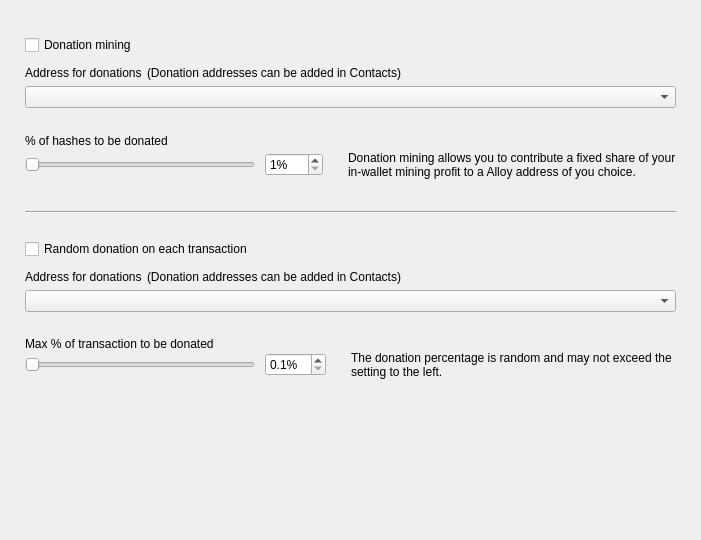
<?xml version="1.0" encoding="UTF-8"?>
<ui version="4.0">
 <class>DonationOptionsFrame</class>
 <widget class="QFrame" name="DonationOptionsFrame">
  <property name="geometry">
   <rect>
    <x>0</x>
    <y>0</y>
    <width>701</width>
    <height>540</height>
   </rect>
  </property>
  <property name="windowTitle">
   <string>Frame</string>
  </property>
  <property name="frameShape">
   <enum>QFrame::NoFrame</enum>
  </property>
  <property name="frameShadow">
   <enum>QFrame::Raised</enum>
  </property>
  <layout class="QVBoxLayout" name="verticalLayout">
   <property name="spacing">
    <number>10</number>
   </property>
   <property name="leftMargin">
    <number>25</number>
   </property>
   <property name="topMargin">
    <number>35</number>
   </property>
   <property name="rightMargin">
    <number>25</number>
   </property>
   <property name="bottomMargin">
    <number>0</number>
   </property>
   <item>
    <widget class="QCheckBox" name="m_enableDonationMiningCheck">
     <property name="text">
      <string>Donation mining</string>
     </property>
    </widget>
   </item>
   <item>
    <widget class="QFrame" name="m_donationMiningFrame">
     <property name="frameShape">
      <enum>QFrame::NoFrame</enum>
     </property>
     <property name="frameShadow">
      <enum>QFrame::Raised</enum>
     </property>
     <layout class="QGridLayout" name="gridLayout" columnstretch="1,0,0,1">
      <property name="leftMargin">
       <number>0</number>
      </property>
      <property name="topMargin">
       <number>0</number>
      </property>
      <property name="rightMargin">
       <number>0</number>
      </property>
      <property name="bottomMargin">
       <number>0</number>
      </property>
      <property name="horizontalSpacing">
       <number>10</number>
      </property>
      <property name="verticalSpacing">
       <number>0</number>
      </property>
      <item row="2" column="0" colspan="4">
       <widget class="QComboBox" name="m_donationMiningAddressCombo"/>
      </item>
      <item row="3" column="0" colspan="4">
       <spacer name="verticalSpacer_2">
        <property name="orientation">
         <enum>Qt::Vertical</enum>
        </property>
        <property name="sizeType">
         <enum>QSizePolicy::Fixed</enum>
        </property>
        <property name="sizeHint" stdset="0">
         <size>
          <width>20</width>
          <height>25</height>
         </size>
        </property>
       </spacer>
      </item>
      <item row="4" column="0" colspan="4">
       <widget class="WalletGui::WalletNormalBlackTextLabel" name="label_2">
        <property name="minimumSize">
         <size>
          <width>0</width>
          <height>16</height>
         </size>
        </property>
        <property name="text">
         <string>% of hashes to be donated</string>
        </property>
        <property name="indent">
         <number>0</number>
        </property>
       </widget>
      </item>
      <item row="5" column="1">
       <widget class="QSpinBox" name="m_donationMiningAmountSpin">
        <property name="suffix">
         <string>%</string>
        </property>
        <property name="minimum">
         <number>1</number>
        </property>
        <property name="maximum">
         <number>100</number>
        </property>
       </widget>
      </item>
      <item row="5" column="0">
       <widget class="QSlider" name="m_donationMiningAmountSlider">
        <property name="maximumSize">
         <size>
          <width>230</width>
          <height>16777215</height>
         </size>
        </property>
        <property name="minimum">
         <number>1</number>
        </property>
        <property name="maximum">
         <number>100</number>
        </property>
        <property name="orientation">
         <enum>Qt::Horizontal</enum>
        </property>
       </widget>
      </item>
      <item row="5" column="2">
       <spacer name="horizontalSpacer">
        <property name="orientation">
         <enum>Qt::Horizontal</enum>
        </property>
        <property name="sizeType">
         <enum>QSizePolicy::Fixed</enum>
        </property>
        <property name="sizeHint" stdset="0">
         <size>
          <width>5</width>
          <height>20</height>
         </size>
        </property>
       </spacer>
      </item>
      <item row="5" column="3" alignment="Qt::AlignVCenter">
       <widget class="WalletGui::WalletSmallGrayTextLabel" name="m_donationMiningCommentLabel">
        <property name="minimumSize">
         <size>
          <width>0</width>
          <height>32</height>
         </size>
        </property>
        <property name="text">
         <string>Donation mining allows you to contribute a fixed share of your in-wallet mining profit to a Alloy address of you choice.</string>
        </property>
        <property name="wordWrap">
         <bool>true</bool>
        </property>
        <property name="indent">
         <number>0</number>
        </property>
       </widget>
      </item>
      <item row="1" column="0" colspan="4">
       <spacer name="verticalSpacer_6">
        <property name="orientation">
         <enum>Qt::Vertical</enum>
        </property>
        <property name="sizeType">
         <enum>QSizePolicy::Fixed</enum>
        </property>
        <property name="sizeHint" stdset="0">
         <size>
          <width>20</width>
          <height>5</height>
         </size>
        </property>
       </spacer>
      </item>
      <item row="0" column="0" colspan="4">
       <layout class="QHBoxLayout" name="horizontalLayout" stretch="0,1">
        <property name="spacing">
         <number>5</number>
        </property>
        <property name="leftMargin">
         <number>0</number>
        </property>
        <item>
         <widget class="WalletGui::WalletNormalBlackTextLabel" name="label">
          <property name="minimumSize">
           <size>
            <width>0</width>
            <height>16</height>
           </size>
          </property>
          <property name="text">
           <string>Address for donations</string>
          </property>
          <property name="indent">
           <number>0</number>
          </property>
         </widget>
        </item>
        <item>
         <widget class="WalletGui::WalletSmallGrayTextLabel" name="label_5">
          <property name="text">
           <string>(Donation addresses can be added in Contacts)</string>
          </property>
         </widget>
        </item>
       </layout>
      </item>
     </layout>
    </widget>
   </item>
   <item>
    <spacer name="verticalSpacer_3">
     <property name="orientation">
      <enum>Qt::Vertical</enum>
     </property>
     <property name="sizeType">
      <enum>QSizePolicy::Fixed</enum>
     </property>
     <property name="sizeHint" stdset="0">
      <size>
       <width>20</width>
       <height>20</height>
      </size>
     </property>
    </spacer>
   </item>
   <item>
    <widget class="Line" name="line">
     <property name="frameShadow">
      <enum>QFrame::Sunken</enum>
     </property>
     <property name="orientation">
      <enum>Qt::Horizontal</enum>
     </property>
    </widget>
   </item>
   <item>
    <spacer name="verticalSpacer_4">
     <property name="orientation">
      <enum>Qt::Vertical</enum>
     </property>
     <property name="sizeType">
      <enum>QSizePolicy::Fixed</enum>
     </property>
     <property name="sizeHint" stdset="0">
      <size>
       <width>20</width>
       <height>15</height>
      </size>
     </property>
    </spacer>
   </item>
   <item>
    <widget class="QCheckBox" name="m_enableDonationChangeCheck">
     <property name="text">
      <string>Random donation on each transaction</string>
     </property>
    </widget>
   </item>
   <item>
    <widget class="QFrame" name="m_donationChangeFrame">
     <property name="frameShape">
      <enum>QFrame::NoFrame</enum>
     </property>
     <property name="frameShadow">
      <enum>QFrame::Raised</enum>
     </property>
     <layout class="QGridLayout" name="gridLayout_2" columnstretch="1,0,0,1">
      <property name="leftMargin">
       <number>0</number>
      </property>
      <property name="topMargin">
       <number>0</number>
      </property>
      <property name="rightMargin">
       <number>0</number>
      </property>
      <property name="bottomMargin">
       <number>0</number>
      </property>
      <property name="horizontalSpacing">
       <number>10</number>
      </property>
      <property name="verticalSpacing">
       <number>0</number>
      </property>
      <item row="3" column="0" colspan="4">
       <spacer name="verticalSpacer_5">
        <property name="orientation">
         <enum>Qt::Vertical</enum>
        </property>
        <property name="sizeType">
         <enum>QSizePolicy::Fixed</enum>
        </property>
        <property name="sizeHint" stdset="0">
         <size>
          <width>20</width>
          <height>25</height>
         </size>
        </property>
       </spacer>
      </item>
      <item row="4" column="0" colspan="4">
       <widget class="WalletGui::WalletNormalBlackTextLabel" name="label_3">
        <property name="text">
         <string>Max % of transaction to be donated</string>
        </property>
        <property name="indent">
         <number>0</number>
        </property>
       </widget>
      </item>
      <item row="5" column="0">
       <widget class="QSlider" name="m_donationChangeAmountSlider">
        <property name="maximumSize">
         <size>
          <width>230</width>
          <height>16777215</height>
         </size>
        </property>
        <property name="minimum">
         <number>1</number>
        </property>
        <property name="maximum">
         <number>100</number>
        </property>
        <property name="orientation">
         <enum>Qt::Horizontal</enum>
        </property>
       </widget>
      </item>
      <item row="2" column="0" colspan="4">
       <widget class="QComboBox" name="m_donationChangeAddressCombo"/>
      </item>
      <item row="5" column="3" alignment="Qt::AlignVCenter">
       <widget class="WalletGui::WalletSmallGrayTextLabel" name="m_donationChangeCommentLabel">
        <property name="text">
         <string>The donation percentage is random and may not exceed the setting to the left.</string>
        </property>
        <property name="wordWrap">
         <bool>true</bool>
        </property>
        <property name="indent">
         <number>0</number>
        </property>
       </widget>
      </item>
      <item row="5" column="1">
       <widget class="QDoubleSpinBox" name="m_donationChangeAmountSpin">
        <property name="suffix">
         <string>%</string>
        </property>
        <property name="decimals">
         <number>1</number>
        </property>
        <property name="minimum">
         <double>0.100000000000000</double>
        </property>
        <property name="maximum">
         <double>10.000000000000000</double>
        </property>
        <property name="singleStep">
         <double>0.100000000000000</double>
        </property>
       </widget>
      </item>
      <item row="5" column="2">
       <spacer name="horizontalSpacer_2">
        <property name="orientation">
         <enum>Qt::Horizontal</enum>
        </property>
        <property name="sizeType">
         <enum>QSizePolicy::Fixed</enum>
        </property>
        <property name="sizeHint" stdset="0">
         <size>
          <width>5</width>
          <height>20</height>
         </size>
        </property>
       </spacer>
      </item>
      <item row="1" column="0" colspan="4">
       <spacer name="verticalSpacer_7">
        <property name="orientation">
         <enum>Qt::Vertical</enum>
        </property>
        <property name="sizeType">
         <enum>QSizePolicy::Fixed</enum>
        </property>
        <property name="sizeHint" stdset="0">
         <size>
          <width>20</width>
          <height>5</height>
         </size>
        </property>
       </spacer>
      </item>
      <item row="0" column="0" colspan="4">
       <layout class="QHBoxLayout" name="horizontalLayout_2" stretch="0,1">
        <property name="spacing">
         <number>5</number>
        </property>
        <property name="leftMargin">
         <number>0</number>
        </property>
        <item>
         <widget class="WalletGui::WalletNormalBlackTextLabel" name="label_4">
          <property name="minimumSize">
           <size>
            <width>0</width>
            <height>16</height>
           </size>
          </property>
          <property name="text">
           <string>Address for donations</string>
          </property>
          <property name="indent">
           <number>0</number>
          </property>
         </widget>
        </item>
        <item>
         <widget class="WalletGui::WalletSmallGrayTextLabel" name="label_6">
          <property name="text">
           <string>(Donation addresses can be added in Contacts)</string>
          </property>
         </widget>
        </item>
       </layout>
      </item>
     </layout>
    </widget>
   </item>
   <item>
    <spacer name="verticalSpacer">
     <property name="orientation">
      <enum>Qt::Vertical</enum>
     </property>
     <property name="sizeType">
      <enum>QSizePolicy::Expanding</enum>
     </property>
     <property name="sizeHint" stdset="0">
      <size>
       <width>20</width>
       <height>10</height>
      </size>
     </property>
    </spacer>
   </item>
  </layout>
 </widget>
 <customwidgets>
  <customwidget>
   <class>WalletGui::WalletSmallGrayTextLabel</class>
   <extends>QLabel</extends>
   <header>Gui/Common/WalletTextLabel.h</header>
  </customwidget>
  <customwidget>
   <class>WalletGui::WalletNormalBlackTextLabel</class>
   <extends>QLabel</extends>
   <header>Gui/Common/WalletTextLabel.h</header>
  </customwidget>
 </customwidgets>
 <resources/>
 <connections>
  <connection>
   <sender>m_enableDonationMiningCheck</sender>
   <signal>toggled(bool)</signal>
   <receiver>m_donationMiningFrame</receiver>
   <slot>setEnabled(bool)</slot>
   <hints>
    <hint type="sourcelabel">
     <x>353</x>
     <y>41</y>
    </hint>
    <hint type="destinationlabel">
     <x>350</x>
     <y>115</y>
    </hint>
   </hints>
  </connection>
  <connection>
   <sender>m_donationMiningAmountSlider</sender>
   <signal>valueChanged(int)</signal>
   <receiver>DonationOptionsFrame</receiver>
   <slot>donationMiningAmountChanged(int)</slot>
   <hints>
    <hint type="sourcelabel">
     <x>187</x>
     <y>155</y>
    </hint>
    <hint type="destinationlabel">
     <x>350</x>
     <y>269</y>
    </hint>
   </hints>
  </connection>
  <connection>
   <sender>m_donationMiningAmountSpin</sender>
   <signal>valueChanged(int)</signal>
   <receiver>DonationOptionsFrame</receiver>
   <slot>donationMiningAmountChanged(int)</slot>
   <hints>
    <hint type="sourcelabel">
     <x>391</x>
     <y>155</y>
    </hint>
    <hint type="destinationlabel">
     <x>350</x>
     <y>269</y>
    </hint>
   </hints>
  </connection>
  <connection>
   <sender>m_enableDonationChangeCheck</sender>
   <signal>toggled(bool)</signal>
   <receiver>m_donationChangeFrame</receiver>
   <slot>setEnabled(bool)</slot>
   <hints>
    <hint type="sourcelabel">
     <x>353</x>
     <y>237</y>
    </hint>
    <hint type="destinationlabel">
     <x>350</x>
     <y>328</y>
    </hint>
   </hints>
  </connection>
  <connection>
   <sender>m_donationChangeAmountSlider</sender>
   <signal>valueChanged(int)</signal>
   <receiver>DonationOptionsFrame</receiver>
   <slot>donationChangeAmountChanged(int)</slot>
   <hints>
    <hint type="sourcelabel">
     <x>187</x>
     <y>385</y>
    </hint>
    <hint type="destinationlabel">
     <x>350</x>
     <y>269</y>
    </hint>
   </hints>
  </connection>
  <connection>
   <sender>m_donationChangeAmountSpin</sender>
   <signal>valueChanged(double)</signal>
   <receiver>DonationOptionsFrame</receiver>
   <slot>donationChangeAmountChanged(double)</slot>
   <hints>
    <hint type="sourcelabel">
     <x>433</x>
     <y>353</y>
    </hint>
    <hint type="destinationlabel">
     <x>350</x>
     <y>269</y>
    </hint>
   </hints>
  </connection>
 </connections>
 <slots>
  <slot>donationMiningAmountChanged(int)</slot>
  <slot>donationChangeAmountChanged(int)</slot>
  <slot>donationChangeAmountChanged(double)</slot>
 </slots>
</ui>
